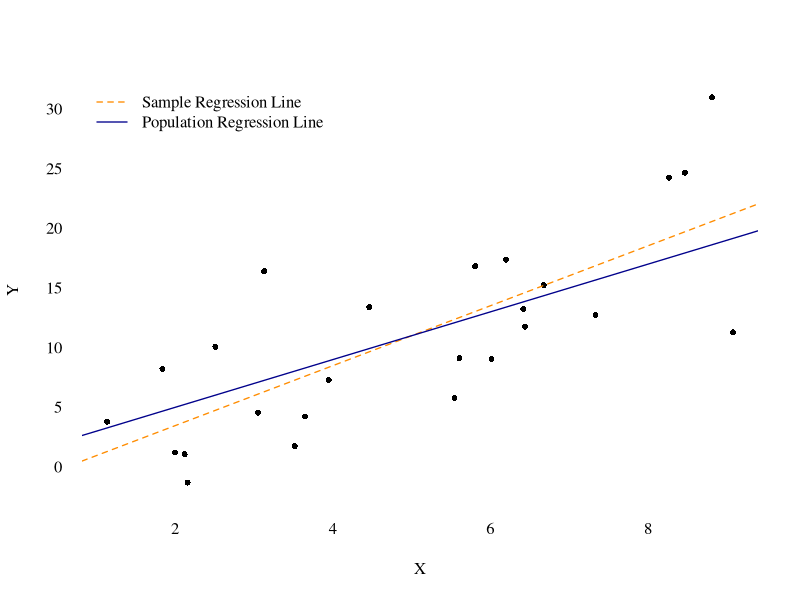
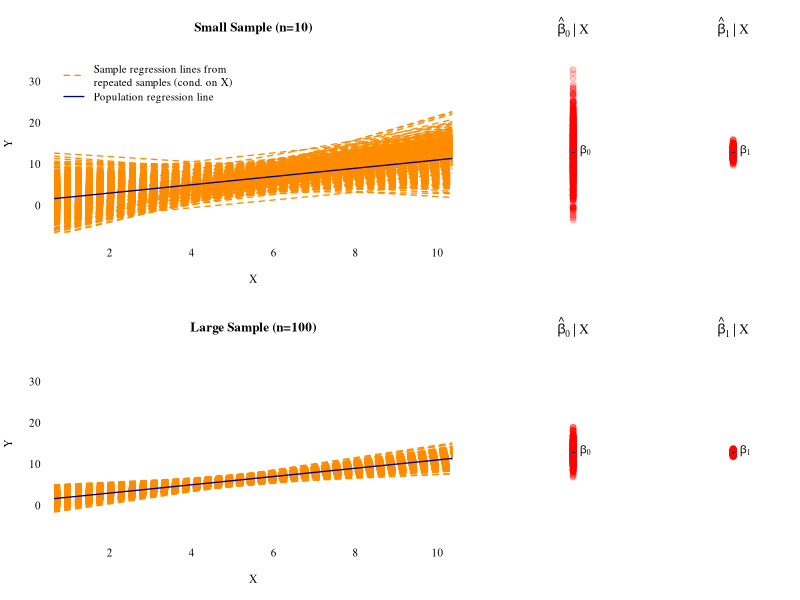

Reproduce these figures in R, in order.
## ---- fig.align="center"----------------------------------------------------------------
n     <- 25 # sample size
## simulate data
set.seed(3)
X     <- runif(n, min = 1, max = 10)
error <- rnorm(n, mean = 0, sd = 5)
beta0 <- 1
beta1 <- 2
Y     <- beta0 + beta1 * X + error
## save simulated data as data frame
data_sim <- data.frame("Y" = Y, "X" = X)
## OLS fit
lm_obj   <- lm(Y~X, data = data_sim)
##
## Plot
par(family = "serif")
plot(x = data_sim$X, y = data_sim$Y, main="", axes=FALSE, 
     pch = 16, cex = 0.8, xlab = "X", ylab = "Y")
axis(1, tick = FALSE)
axis(2, tick = FALSE, las = 2)
abline(lm_obj, lty=2, lwd = 1.3, col="darkorange")
abline(a = beta0, b = beta1, lwd=1.3, col="darkblue")
legend("topleft",
       col=c("darkorange", "darkblue"), 
       legend = c("Sample Regression Line", 
                  "Population Regression Line"), 
       lwd=1.3, lty=c(2,1), bty="n")

## Estimates 
coef(lm_obj)


## ---------------------------------------------------------------------------------------
## Sample sizes
n_small      <-  10 # small sample size
n_large      <- 100 # large sample size

## True parameter values
beta0 <- 1
beta1 <- 1

## Generate explanatory variables (random design)
X_n_small  <- runif(n_small, min = 1, max = 10)
X_n_large  <- runif(n_large, min = 1, max = 10)

## Monte-Carlo (MC) Simulation 
## 1. Generate data
## 2. Compute and store estimates
## Repeat steps 1. and 2. many times
set.seed(3)
## Number of Monte Carlo repetitions
## How many samples to draw from the models
rep          <- 1000

## Containers to store the lm-results
n_small_list <- vector(mode = "list", length = rep)
n_large_list <- vector(mode = "list", length = rep)

for(r in 1:rep){
## Sampling from the model conditionally on X_n_small
error_n_small     <- rnorm(n_small, mean = 0, sd = 5)
Y_n_small         <- beta0 + beta1 * X_n_small + error_n_small
n_small_list[[r]] <- lm(Y_n_small ~ X_n_small)  
## Sampling from the model conditionally on X_n_large
error_n_large     <- rnorm(n_large, mean = 0, sd = 5)
Y_n_large         <- beta0 + beta1 * X_n_large + error_n_large
n_large_list[[r]] <- lm(Y_n_large ~ X_n_large)  
}

## Reading out the parameter estimates
beta0_estimates_n_small <- rep(NA, rep)
beta1_estimates_n_small <- rep(NA, rep)
beta0_estimates_n_large <- rep(NA, rep)
beta1_estimates_n_large <- rep(NA, rep)
for(r in 1:rep){
beta0_estimates_n_small[r] <- n_small_list[[r]]$coefficients[1]
beta1_estimates_n_small[r] <- n_small_list[[r]]$coefficients[2]
beta0_estimates_n_large[r] <- n_large_list[[r]]$coefficients[1]
beta1_estimates_n_large[r] <- n_large_list[[r]]$coefficients[2]
}


## ---- fig.width=6, fig.height=4.5, out.width='\\textwidth', fig.align='center'----------
## Plotting the results
library("scales") # alpha() produces transparent colors

## Define a common y-axis range
y_range <- range(beta0_estimates_n_small,
                 beta1_estimates_n_small)*1.1

## Generate the plot
par(family = "serif") # Serif fonts
## Layout of plotting area
layout(matrix(c(1:6), 2, 3, byrow = TRUE), widths = c(3,1,1))
## Plot 1
plot(x=0, y=0, axes=FALSE, xlab="X", ylab="Y", type="n",
     xlim=c(1,10), ylim=c(-5,35), main="Small Sample (n=10)")
axis(1, tick = FALSE); axis(2, tick = FALSE, las = 2)
for(r in 1:rep){
abline(n_small_list[[r]], lty=2, lwd = 1.3, col="darkorange")
}
abline(a = beta0, b = beta1, lwd=1.3, col="darkblue")
legend("topleft", col=c("darkorange", "darkblue"), legend=c(
"Sample regression lines from\nrepeated samples (cond. on X)", 
                  "Population regression line"), 
       lwd=1.3, lty=c(2,1), bty="n")
## Plot 2
plot(x=rep(0,rep), y=beta0_estimates_n_small, axes=FALSE, 
     xlab="", ylab="", pch=19, cex=1.2, ylim=y_range,
  main=expression(hat(beta)[0]~'|'~X), col=alpha("red",0.2))
points(x = 0, y=beta0, pch="-", cex = 1.2, col="black")
text(x=0, y=beta0, labels = expression(beta[0]), pos = 4)
## Plot 3
plot(x=rep(0,rep), y=beta1_estimates_n_small, axes=FALSE, 
     xlab="", ylab="", pch=19, cex=1.2, ylim=y_range,
  main=expression(hat(beta)[1]~'|'~X), col=alpha("red",0.2))
points(x = 0, y=beta1, pch="-", cex = 1.2, col="black")
text(x=0, y=beta1, labels = expression(beta[1]), pos = 4)
## Plot 4
plot(x=0, y=0, axes=FALSE, xlab="X", ylab="Y", type="n",
     xlim=c(1,10), ylim=c(-5,35), main="Large Sample (n=100)")
axis(1, tick = FALSE); axis(2, tick = FALSE, las = 2)
for(r in 1:rep){
abline(n_large_list[[r]], lty=2, lwd = 1.3, col="darkorange")
}
abline(a = beta0, b = beta1, lwd=1.3, col="darkblue")
## Plot 5
plot(x=rep(0,rep), y=beta0_estimates_n_large, axes=FALSE, 
     xlab="", ylab="", pch=19, cex=1.2, ylim=y_range,
  main=expression(hat(beta)[0]~'|'~X), col=alpha("red",0.2))
points(x = 0, y=beta0, pch="-", cex = 1.2, col="black")
text(x=0, y=beta0, labels = expression(beta[0]), pos = 4)
## Plot 6
plot(x=rep(0,rep), y=beta1_estimates_n_large, axes=FALSE, 
     xlab="", ylab="", pch=19, cex=1.2, ylim=y_range,
  main=expression(hat(beta)[1]~'|'~X), col=alpha("red",0.2))
points(x=0, y=beta1, pch="-", cex = 1.2, col="black")
text(x=0, y=beta1, labels = expression(beta[1]), pos = 4)

